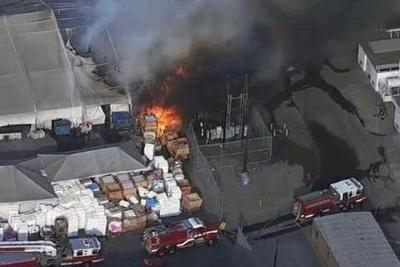
#> input picture ts.jpg, 400 x 267 px
$ python demo.py
#> lines starting #> are read from the running program, lines starting #| are printed output that depends on the picture; after the words box and inside, x2 and y2 are one past the last pixel; in counts of white or black regions, pixels touching at a corner belong together
import cv2
import numpy as np

files = "ts.jpg"

def nothing(x):
    pass

def check_color(frame):
    Rt = 24
    St = 64
    cv2.createTrackbar("Rt","bin",49,255,nothing)
    cv2.createTrackbar("St","bin",7,255,nothing)

    Rt = cv2.getTrackbarPos("Rt","bin")
    St = cv2.getTrackbarPos("St","bin")

    blur = cv2.GaussianBlur(frame, (21, 21), 0)
    hsv = cv2.cvtColor(blur, cv2.COLOR_BGR2HSV)

    rows,cols,chls = frame.shape
    Bs,Gs,Rs = frame[:,:,0],frame[:,:,1],frame[:,:,2]
    Hs,Ss,Is = hsv[:,:,0],hsv[:,:,1],hsv[:,:,2]
    Bits = np.zeros((rows,cols))
    for i in range(rows):
        for j in range(cols):
            if(Rs[i,j]>Rt and Rs[i,j]>Gs[i,j] and Gs[i,j]>Bs[i,j] and (Ss[i,j]>((255-Rs[i,j])*St/Rt))):
                Bits[i,j] = 255
    cv2.imshow("bin",Bits)

cv2.namedWindow('bin')


cv2.createTrackbar("Rt","bin",24,255,nothing)
cv2.createTrackbar("St","bin",64,255,nothing)


while True:
    frame = cv2.imread(files)
#> frame is the input picture: shape (267, 400, 3); mean B, G, R 92, 87.9, 89.9
    print(frame.shape)
#| (267, 400, 3)


    Rt = cv2.getTrackbarPos("Rt","bin")
    St = cv2.getTrackbarPos("St","bin")

    blur = cv2.GaussianBlur(frame, (21, 21), 0)
    hsv = cv2.cvtColor(blur, cv2.COLOR_BGR2HSV)
#> hsv: shape (267, 400, 3); mean H, S, V 97.6, 25.5, 95.3

    rows,cols,chls = frame.shape
#> rows = 267; cols = 400; chls = 3
    Bs,Gs,Rs = frame[:,:,0],frame[:,:,1],frame[:,:,2]
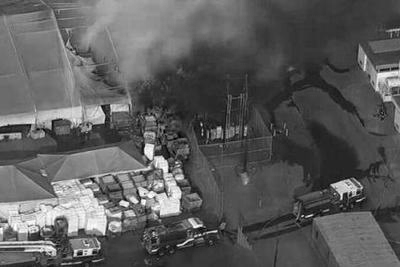
#> Bs: shape (267, 400); min 0, max 255, mean 92
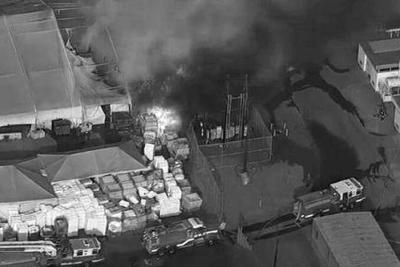
#> Rs: shape (267, 400); min 0, max 255, mean 89.9
    Hs,Ss,Is = hsv[:,:,0],hsv[:,:,1],hsv[:,:,2]
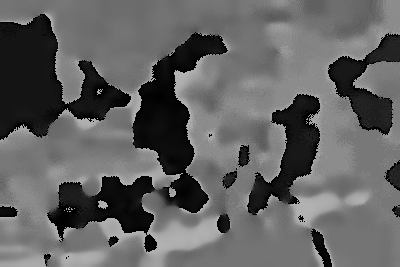
#> Hs: shape (267, 400); min 0, max 179, mean 97.6
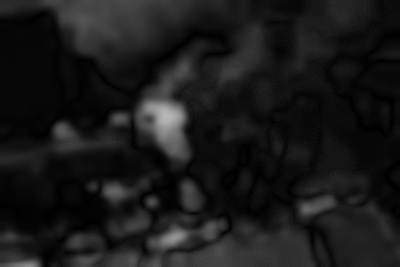
#> Ss: shape (267, 400); min 0, max 184, mean 25.5
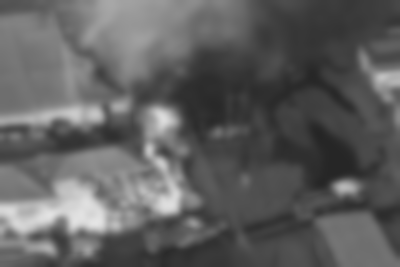
#> Is: shape (267, 400); min 37, max 229, mean 95.3
    Bits = np.zeros((rows,cols))

    for i in range(rows):
        for j in range(cols):
            if(Rs[i,j]>Rt and Rs[i,j]>Gs[i,j] and Gs[i,j]>Bs[i,j] and (Ss[i,j]>((255-Rs[i,j])*St/Rt))):
                Bits[i,j] = 255
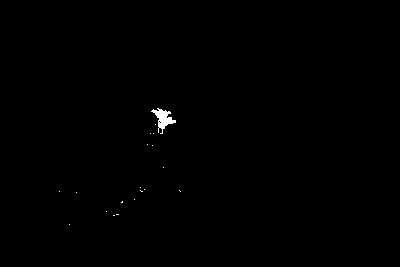
#> Bits: shape (267, 400) float64; 0.27% white; 19 white regions (18 under 20 px), largest, box (x1, y1, x2, y2) and area: (151, 108, 176, 134) 259
    Bits1 = cv2.morphologyEx(Bits,cv2.MORPH_OPEN,(50,50))
    cv2.imshow("main",frame)
    cv2.imshow("bin",Bits)
    cv2.imshow("bin1",Bits1)
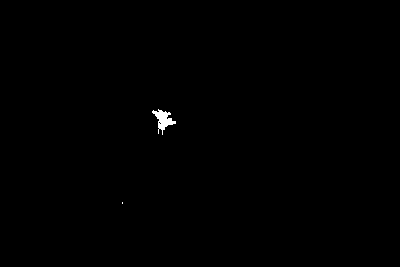
#> window 'bin1': shape (267, 400); 0.24% white; 2 white regions (1 under 20 px), largest, box (x1, y1, x2, y2) and area: (152, 109, 176, 135) 255

    #cv2.imshow("frame", frame)
    #cv2.imshow("blur", blur)
    #cv2.imshow("output", output)
    if cv2.waitKey(1) == 27:
#> (key Esc is pressed here)
        break

cv2.destroyAllWindows()
